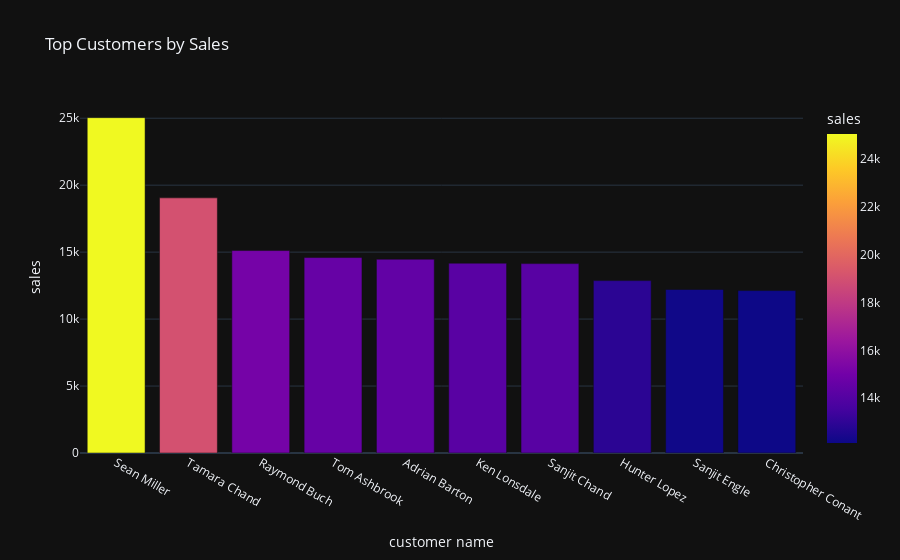

The notebook cell this image was saved under:
### Code cell
fig=px.bar(top_customers,
           x='customer name',
           y='sales',
           color='sales',
           title='Top Customers by Sales'
           )
fig

### Figure 1 — Plotly figure (JSON) as saved in the notebook; plotly's stock layout.template omitted (floating-point values rounded to 4 significant figures)
{"data": [{"alignmentgroup": "True", "hovertemplate": "customer name=%{x}<br>sales=%{marker.color}<extra></extra>", "legendgroup": "", "marker": {"color": [25040.0, 19050.0, 15120.0, 14600.0, 14470.0, 14180.0, 14140.0, 12870.0, 12210.0, 12130.0], "coloraxis": "coloraxis", "pattern": {"shape": ""}}, "name": "", "offsetgroup": "", "orientation": "v", "showlegend": false, "textposition": "auto", "type": "bar", "x": ["Sean Miller", "Tamara Chand", "Raymond Buch", "Tom Ashbrook", "Adrian Barton", "Ken Lonsdale", "Sanjit Chand", "Hunter Lopez", "Sanjit Engle", "Christopher Conant"], "xaxis": "x", "y": [25040.0, 19050.0, 15120.0, 14600.0, 14470.0, 14180.0, 14140.0, 12870.0, 12210.0, 12130.0], "yaxis": "y"}], "layout": {"barmode": "relative", "coloraxis": {"colorbar": {"title": {"text": "sales"}}, "colorscale": [[0, "#0d0887"], [0.1111, "#46039f"], [0.2222, "#7201a8"], [0.3333, "#9c179e"], [0.4444, "#bd3786"], [0.5556, "#d8576b"], [0.6667, "#ed7953"], [0.7778, "#fb9f3a"], [0.8889, "#fdca26"], [1, "#f0f921"]]}, "legend": {"tracegroupgap": 0}, "title": {"text": "Top Customers by Sales"}, "xaxis": {"anchor": "y", "domain": [0, 1], "title": {"text": "customer name"}}, "yaxis": {"anchor": "x", "domain": [0, 1], "title": {"text": "sales"}}}}
